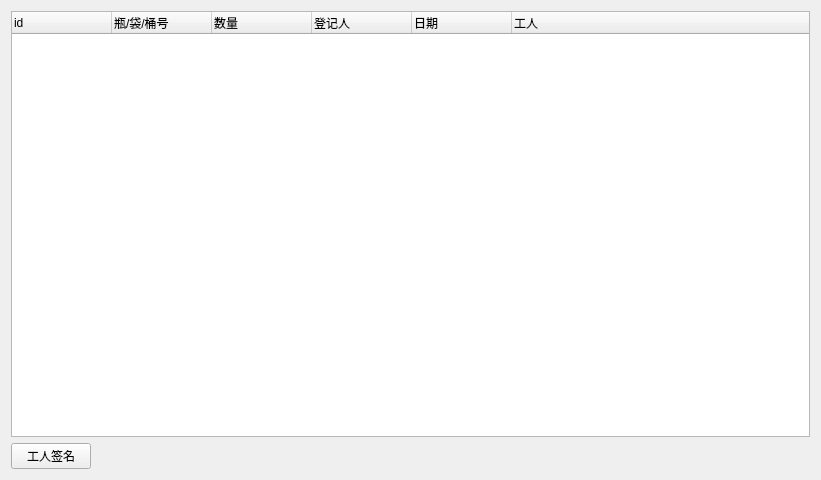
<?xml version="1.0" encoding="UTF-8"?>
<ui version="4.0">
 <class>Form</class>
 <widget class="QWidget" name="Form">
  <property name="geometry">
   <rect>
    <x>0</x>
    <y>0</y>
    <width>821</width>
    <height>480</height>
   </rect>
  </property>
  <property name="windowTitle">
   <string>Form</string>
  </property>
  <layout class="QGridLayout" name="gridLayout">
   <item row="0" column="0">
    <widget class="QTreeWidget" name="treeWidget_midproductlist">
     <property name="selectionMode">
      <enum>QAbstractItemView::ExtendedSelection</enum>
     </property>
     <property name="indentation">
      <number>0</number>
     </property>
     <column>
      <property name="text">
       <string>id</string>
      </property>
     </column>
     <column>
      <property name="text">
       <string>瓶/袋/桶号</string>
      </property>
     </column>
     <column>
      <property name="text">
       <string>数量</string>
      </property>
     </column>
     <column>
      <property name="text">
       <string>登记人</string>
      </property>
     </column>
     <column>
      <property name="text">
       <string>日期</string>
      </property>
     </column>
     <column>
      <property name="text">
       <string>工人</string>
      </property>
     </column>
    </widget>
   </item>
   <item row="1" column="0">
    <layout class="QHBoxLayout" name="horizontalLayout">
     <item>
      <widget class="QPushButton" name="pushButton_workersign">
       <property name="text">
        <string>工人签名</string>
       </property>
      </widget>
     </item>
     <item>
      <spacer name="horizontalSpacer">
       <property name="orientation">
        <enum>Qt::Horizontal</enum>
       </property>
       <property name="sizeHint" stdset="0">
        <size>
         <width>40</width>
         <height>20</height>
        </size>
       </property>
      </spacer>
     </item>
    </layout>
   </item>
  </layout>
 </widget>
 <resources/>
 <connections/>
</ui>
